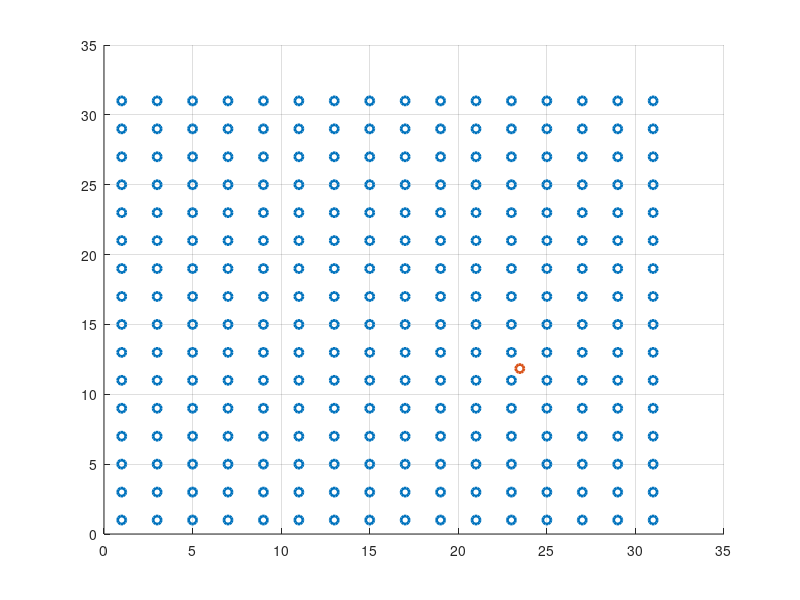

Write the MATLAB code that produced this figure. (Note: this script raises an error after producing the figure.)
%%Assume a cellular setup with M = 256 small cells as shown in the figure below, where each cell is equipped with a single Access Point (AP).  The coverage area for each AP is 4 unit area. A user is positioned randomly in the entire area span of all the small cells, i.e along x-axis user can be anywhere between 0 and 32 length unit, simlarly for y - axis as well. You need to verify the condition for small cell setup, , where  is channel between user and i-th AP and  is the path loss coefficient for that particular coefficient. The user transmits it's messages with a SNR 30 dBm. The path loss model assumed as .
%%Steps to verify:
%%Compute which cell will satisfy  and save their coordinates.
%%Similarly, find the cell which will satisfy  and save their coordinates.
%%If the values are similar and coordinates match, set TestPass variable = 1 else 0

clc;
clear;
close all;

%% BS positions
BS_loc = zeros(16,16);

for k=1:16
    for l = 1:16
        BS_loc(k,l) = k + 1j*(l);
    end
end

for k=1:16
    for l = 1:16
        BS_loc(k,l) = (real(BS_loc(k,l)) + k-1) + 1j*(imag(BS_loc(k,l)) + l-1);
    end
end

%% User Position

x_pos = 32*rand();
y_pos = 32*rand();

UE_loc = x_pos + 1j*y_pos;

scatter(real(BS_loc),imag(BS_loc),'blue','LineWidth',2);hold on;
scatter(real(UE_loc),imag(UE_loc),'red','LineWidth',2)
grid on;


%% distance between each AP and UE
for k=1:16
    for l = 1:16
        Dist(k,l) = sqrt((real(UE_loc)-real(BS_loc(k,l)))^2 + (imag(UE_loc)-imag(BS_loc(k,l)))^2);
    end
end
%% Pathloss coefficients b/w UE and each AP 
 beta = zeros(16,16);

 for m = 1:16
     for n = 1:16
         beta(m,n) = 10^(((-30.5-36.7*log(Dist(m,n))))/10);
     end
 end

%% To find largest pathloss factor in the matrix
max = 0;
ind_x = 0;
ind_y = 0;
 for m = 1:16
     for n = 1:16
         if(abs(beta(m,n)))>max
             max = abs(beta(m,n));
             ind_x = m;
             ind_y = n;
         end
     end
 end


%% Calculating ergodic effective channel gain

hh = (1/sqrt(2)) * (randn(16,16,100) + 1j*randn(16,16,100));
for(ii=1:100)
    gg(:,:,ii) = hh(:,:,ii).*sqrt(beta);
end
gg_abs_sq = abs(gg).^2;
mean_gg = sum(gg_abs_sq,3)/100;

maxg = 0;
ind_gx = 0;
ind_gy = 0;
 for k = 1:16
     for l = 1:16
         if(mean_gg(k,l))>maxg
             maxg = mean_gg(k,l);
             ind_gx = k;
             ind_gy = l;
         end
     end
 end




%%%%%%%%%%%%%%%%%%%%%%%%
% iters = 10000;
% h = zeros(16,16);
% for ii=1:iters
%     h = h + ((1/sqrt(2)) * (randn(16,16) + 1j*randn(16,16)) .* sqrt(beta));
% end
% h_avg = h/iters;
% h_test = abs(h_avg).^2;
% maxh = 0;
% ind_hx = 0;
% ind_hy = 0;
%  for k = 1:16
%      for l = 1:16
%          if(abs(h_avg(k,l)))>maxh
%              maxh = abs(h_avg(k,l));
%              ind_hx = k;
%              ind_hy = l;
%          end
%      end
%  end
%%%%%%%%%%%%%%%%%%%%%%%%%%%

Y = ["Cell satisfying max ergodic channel gain is ",BS_loc(ind_gx,ind_gy)];
X = ["BS serving the user is at ",BS_loc(ind_x,ind_y)];
disp(Y);
disp(X);
max
maxg

if((abs(max-maxg) < 0.5) && (ind_x == ind_gx) && (ind_y == ind_gy))
    TestPass = 1;
else 
    TestPass = 0;
end
